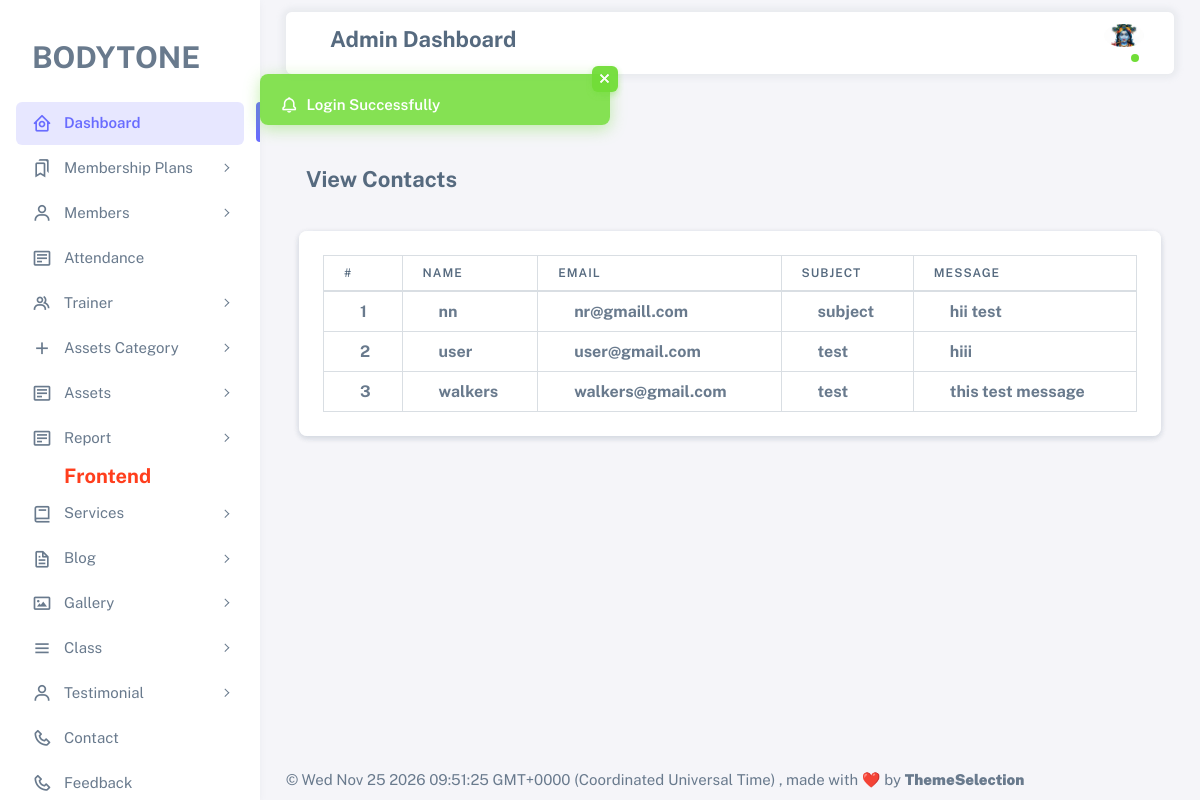
Page /panel/admin/manage_contact.php (signed in) on the committed database.
### tables this page shows
CREATE TABLE `contactus` (
  `id` int(11) NOT NULL,
  `name` varchar(100) NOT NULL,
  `email` varchar(100) NOT NULL,
  `phone` varchar(100) NOT NULL,
  `subject` varchar(100) NOT NULL,
  `message` text NOT NULL
);

### panel/admin/manage_contact.php (the view)
<?php include ('include/header.php'); ?>
<?php include ('include/sidebar.php'); ?>
   <div class="content-wrapper">
            <div class="container-xxl flex-grow-1 container-p-y">
              <h4 class="fw-bold py-3 mb-4">View Contacts</h4>
              <div class="row">
                <div class="col-xl">
                  <div class="card mb-4">
                     <div class="card">
                <div class="card-body">
                  <div class="table-responsive text-nowrap">
                    <table class="table table-bordered">
                      <thead>
                        <tr>
                          <th>#</th>
                           <th> Name</th>
                          <th>Email</th>
                          <th>Subject</th>
                          <th>Message</th>
                        </tr>
                      </thead>
                      <tbody>
                        <?php
                        $i=1;
                        $stmt = $pdo->prepare('SELECT * FROM contactus ');
                        $stmt ->execute();
                        $cat  =  $stmt->fetchAll();
                        foreach ($cat as $key) {
                         ?>
                        <tr>
                            <td>
                            <i class="fab fa-angular fa-lg text-danger me-3"></i> <strong><?php echo $i;?></strong>
                          </td>
                           <td>
                            <i class="fab fa-angular fa-lg text-danger me-3"></i> <strong><?php echo $key['name'];?></strong>
                          </td>
                          <td>
                            <i class="fab fa-angular fa-lg text-danger me-3"></i> <strong><?php echo $key['email'];?></strong>
                          </td>
                          <td>
                            <i class="fab fa-angular fa-lg text-danger me-3"></i> <strong><?php echo $key['subject'];?></strong>
                          </td>
                          <td>
                            <i class="fab fa-angular fa-lg text-danger me-3"></i> <strong><?php echo $key['message'];?></strong>
                          </td>
                        </tr>
                      <?php $i++; } ?>
                                              </tbody>
                    </table>
                  </div>
                </div>
              </div>
                  </div>
                </div>
              </div>
            </div>
        </div>
<?php include ('include/footer.php'); ?>

### rows in the picture
contactus: name "nn", email "nr@gmaill.com", subject "subject", message "hii test"
contactus: name "user", email "user@gmail.com", subject "test", message "hiii"
contactus: name "walkers", email "walkers@gmail.com", subject "test", message "this test message"

### other values in the picture
$_SESSION['success'] "Login Successfully"
